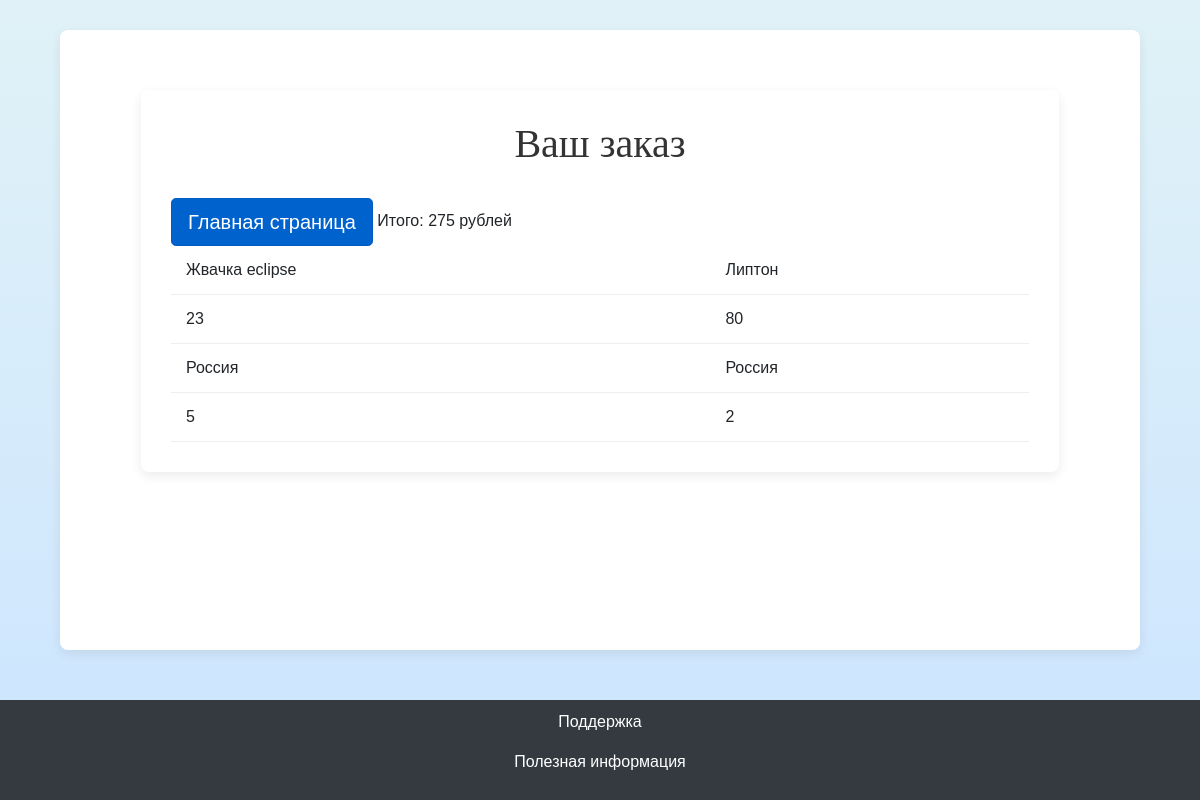
Page /buy on the earlier database version.
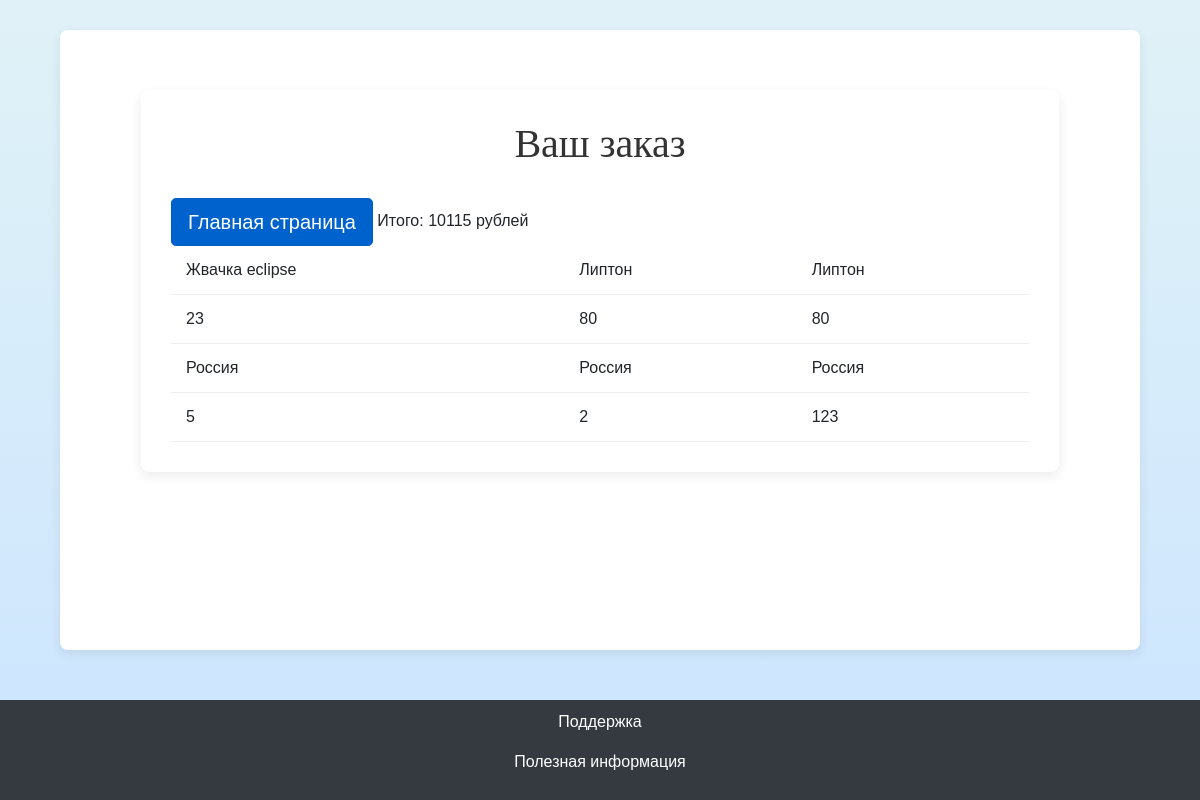
Same page on the later database version.
### data/basket.py (models this page shows)
class Basket(SqlAlchemyBase):
    __tablename__ = 'basket'
    id = sqlalchemy.Column(sqlalchemy.Integer,
                           primary_key=True, autoincrement=True)
    name = sqlalchemy.Column(sqlalchemy.String, nullable=True)
    price = sqlalchemy.Column(sqlalchemy.Integer, nullable=True)
    provider = sqlalchemy.Column(sqlalchemy.String, nullable=True)
    number = sqlalchemy.Column(sqlalchemy.Integer, nullable=True)

### main.py (the view)
@app.route('/buy', methods=['GET', 'POST'])
def buy():
    db_sess = db_session.create_session()
    products_db = db_sess.query(Basket).all()
    names = [product.name for product in products_db]
    prices = [product.price for product in products_db]
    providers = [product.provider for product in products_db]
    numbers = [product.number for product in products_db]
    result = []
    count = 0
    for i in range(len(names)):
        count += prices[i] * numbers[i]
        result.append([names[i], prices[i], providers[i], numbers[i]])
    return render_template('buy.html', title='Домашняя страница', list=names, list1=prices, list2=providers,
                           list3=numbers, message=f"Итого: {count} рублей")

### data/db_session.py (called while the page is built)
def create_session() -> Session:
    global __factory
    return __factory()

### templates/buy.html (shortened to what this page needs)
<!DOCTYPE html>
<html>
<head>
     <link rel="stylesheet" href="https://stackpath.bootstrapcdn.com/bootstrap/4.4.1/css/bootstrap.min.css">
</head>
<body>
<main role="main" class="container">
<div class="container">
    <h1>Ваш заказ</h1>
    <a href="success" class="btn btn-primary btn-lg active" role="button" aria-pressed="true">Главная страница</a>
    <table class="product-table">
        <tbody>
        <tr>
            {% for item in list %}
            <td>{{item}}</td>
            {% endfor %}
        </tr>
        <tr>
            {% for item in list1 %}
            <td>{{item}}</td>
            {% endfor %}
        </tr>
        <tr>
            {% for item in list2 %}
            <td>{{item}}</td>
            {% endfor %}
        </tr>
        <tr>
            {% for item in list3 %}
            <td>{{item}}</td>
            {% endfor %}
        </tr>
        </tbody>
    </table>
</div>
</main>
<footer>
    <p><a class="telegram-link" href="https://t.me/store1523_support_bot" target="_blank">Поддержка</a></p>
    <p><a class="telegram-link" href="https://t.me/store1523_news_bot" target="_blank">Полезная информация</a></p>
</footer>
</body>
</html>

Differences in the rows shown:
added Basket: name "Липтон", provider "Россия"
Other differences:
text written by a page script: "Итого: 275 рублей" → "Итого: 10115 рублей"
new list line: "80"
new list line: "123"
